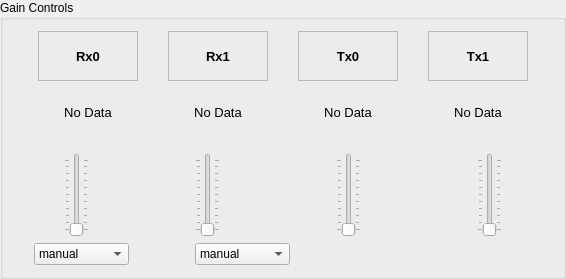
            <widget class="QGroupBox" name="groupBox_5">
             <property name="title">
              <string>Gain Controls</string>
             </property>
             <layout class="QGridLayout" name="gridLayout_23">
              <item row="3" column="0">
               <layout class="QHBoxLayout" name="horizontalLayout_17">
                <property name="bottomMargin">
                 <number>10</number>
                </property>
                <item>
                 <widget class="QLabel" name="Rx0Gain_output">
                  <property name="minimumSize">
                   <size>
                    <width>100</width>
                    <height>50</height>
                   </size>
                  </property>
                  <property name="maximumSize">
                   <size>
                    <width>100</width>
                    <height>50</height>
                   </size>
                  </property>
                  <property name="font">
                   <font>
                    <pointsize>10</pointsize>
                   </font>
                  </property>
                  <property name="text">
                   <string>No Data</string>
                  </property>
                  <property name="alignment">
                   <set>Qt::AlignCenter</set>
                  </property>
                 </widget>
                </item>
                <item>
                 <widget class="QLabel" name="Rx1Gain_output">
                  <property name="minimumSize">
                   <size>
                    <width>100</width>
                    <height>50</height>
                   </size>
                  </property>
                  <property name="maximumSize">
                   <size>
                    <width>100</width>
                    <height>50</height>
                   </size>
                  </property>
                  <property name="font">
                   <font>
                    <pointsize>10</pointsize>
                   </font>
                  </property>
                  <property name="text">
                   <string>No Data</string>
                  </property>
                  <property name="alignment">
                   <set>Qt::AlignCenter</set>
                  </property>
                 </widget>
                </item>
                <item>
                 <widget class="QLabel" name="Tx0Gain_output">
                  <property name="minimumSize">
                   <size>
                    <width>100</width>
                    <height>50</height>
                   </size>
                  </property>
                  <property name="maximumSize">
                   <size>
                    <width>100</width>
                    <height>50</height>
                   </size>
                  </property>
                  <property name="font">
                   <font>
                    <pointsize>10</pointsize>
                   </font>
                  </property>
                  <property name="text">
                   <string>No Data</string>
                  </property>
                  <property name="alignment">
                   <set>Qt::AlignCenter</set>
                  </property>
                 </widget>
                </item>
                <item>
                 <widget class="QLabel" name="Tx1Gain_output">
                  <property name="minimumSize">
                   <size>
                    <width>100</width>
                    <height>50</height>
                   </size>
                  </property>
                  <property name="maximumSize">
                   <size>
                    <width>100</width>
                    <height>50</height>
                   </size>
                  </property>
                  <property name="font">
                   <font>
                    <pointsize>10</pointsize>
                   </font>
                  </property>
                  <property name="text">
                   <string>No Data</string>
                  </property>
                  <property name="alignment">
                   <set>Qt::AlignCenter</set>
                  </property>
                 </widget>
                </item>
               </layout>
              </item>
              <item row="2" column="0">
               <layout class="QHBoxLayout" name="horizontalLayout_16">
                <item>
                 <widget class="QLabel" name="label_30">
                  <property name="minimumSize">
                   <size>
                    <width>100</width>
                    <height>50</height>
                   </size>
                  </property>
                  <property name="maximumSize">
                   <size>
                    <width>100</width>
                    <height>50</height>
                   </size>
                  </property>
                  <property name="font">
                   <font>
                    <family>MS Shell Dlg 2</family>
                    <pointsize>10</pointsize>
                    <weight>75</weight>
                    <bold>true</bold>
                   </font>
                  </property>
                  <property name="frameShape">
                   <enum>QFrame::StyledPanel</enum>
                  </property>
                  <property name="frameShadow">
                   <enum>QFrame::Raised</enum>
                  </property>
                  <property name="text">
                   <string>Rx0</string>
                  </property>
                  <property name="alignment">
                   <set>Qt::AlignCenter</set>
                  </property>
                 </widget>
                </item>
                <item>
                 <widget class="QLabel" name="label_29">
                  <property name="minimumSize">
                   <size>
                    <width>100</width>
                    <height>50</height>
                   </size>
                  </property>
                  <property name="maximumSize">
                   <size>
                    <width>100</width>
                    <height>50</height>
                   </size>
                  </property>
                  <property name="font">
                   <font>
                    <family>MS Shell Dlg 2</family>
                    <pointsize>10</pointsize>
                    <weight>75</weight>
                    <bold>true</bold>
                   </font>
                  </property>
                  <property name="frameShape">
                   <enum>QFrame::StyledPanel</enum>
                  </property>
                  <property name="frameShadow">
                   <enum>QFrame::Raised</enum>
                  </property>
                  <property name="text">
                   <string>Rx1</string>
                  </property>
                  <property name="alignment">
                   <set>Qt::AlignCenter</set>
                  </property>
                 </widget>
                </item>
                <item>
                 <widget class="QLabel" name="label_28">
                  <property name="minimumSize">
                   <size>
                    <width>100</width>
                    <height>50</height>
                   </size>
                  </property>
                  <property name="maximumSize">
                   <size>
                    <width>100</width>
                    <height>50</height>
                   </size>
                  </property>
                  <property name="font">
                   <font>
                    <family>MS Shell Dlg 2</family>
                    <pointsize>10</pointsize>
                    <weight>75</weight>
                    <bold>true</bold>
                   </font>
                  </property>
                  <property name="frameShape">
                   <enum>QFrame::StyledPanel</enum>
                  </property>
                  <property name="frameShadow">
                   <enum>QFrame::Raised</enum>
                  </property>
                  <property name="text">
                   <string>Tx0</string>
                  </property>
                  <property name="alignment">
                   <set>Qt::AlignCenter</set>
                  </property>
                 </widget>
                </item>
                <item>
                 <widget class="QLabel" name="label_27">
                  <property name="minimumSize">
                   <size>
                    <width>100</width>
                    <height>50</height>
                   </size>
                  </property>
                  <property name="maximumSize">
                   <size>
                    <width>100</width>
                    <height>50</height>
                   </size>
                  </property>
                  <property name="font">
                   <font>
                    <family>MS Shell Dlg 2</family>
                    <pointsize>10</pointsize>
                    <weight>75</weight>
                    <bold>true</bold>
                   </font>
                  </property>
                  <property name="frameShape">
                   <enum>QFrame::StyledPanel</enum>
                  </property>
                  <property name="frameShadow">
                   <enum>QFrame::Raised</enum>
                  </property>
                  <property name="text">
                   <string>Tx1</string>
                  </property>
                  <property name="alignment">
                   <set>Qt::AlignCenter</set>
                  </property>
                 </widget>
                </item>
               </layout>
              </item>
              <item row="4" column="0">
               <layout class="QHBoxLayout" name="horizontalLayout_18">
                <item>
                 <spacer name="horizontalSpacer_14">
                  <property name="orientation">
                   <enum>Qt::Horizontal</enum>
                  </property>
                  <property name="sizeType">
                   <enum>QSizePolicy::Minimum</enum>
                  </property>
                  <property name="sizeHint" stdset="0">
                   <size>
                    <width>50</width>
                    <height>30</height>
                   </size>
                  </property>
                 </spacer>
                </item>
                <item>
                 <widget class="QSlider" name="Rx0Gain_input">
                  <property name="orientation">
                   <enum>Qt::Vertical</enum>
                  </property>
                  <property name="tickPosition">
                   <enum>QSlider::TicksBothSides</enum>
                  </property>
                  <property name="tickInterval">
                   <number>10</number>
                  </property>
                 </widget>
                </item>
                <item>
                 <spacer name="horizontalSpacer_13">
                  <property name="orientation">
                   <enum>Qt::Horizontal</enum>
                  </property>
                  <property name="sizeType">
                   <enum>QSizePolicy::Expanding</enum>
                  </property>
                  <property name="sizeHint" stdset="0">
                   <size>
                    <width>100</width>
                    <height>30</height>
                   </size>
                  </property>
                 </spacer>
                </item>
                <item>
                 <widget class="QSlider" name="Rx1Gain_input">
                  <property name="orientation">
                   <enum>Qt::Vertical</enum>
                  </property>
                  <property name="tickPosition">
                   <enum>QSlider::TicksBothSides</enum>
                  </property>
                  <property name="tickInterval">
                   <number>10</number>
                  </property>
                 </widget>
                </item>
                <item>
                 <spacer name="horizontalSpacer_15">
                  <property name="orientation">
                   <enum>Qt::Horizontal</enum>
                  </property>
                  <property name="sizeType">
                   <enum>QSizePolicy::Expanding</enum>
                  </property>
                  <property name="sizeHint" stdset="0">
                   <size>
                    <width>110</width>
                    <height>30</height>
                   </size>
                  </property>
                 </spacer>
                </item>
                <item>
                 <widget class="QSlider" name="Tx0Gain_input">
                  <property name="orientation">
                   <enum>Qt::Vertical</enum>
                  </property>
                  <property name="tickPosition">
                   <enum>QSlider::TicksBothSides</enum>
                  </property>
                  <property name="tickInterval">
                   <number>10</number>
                  </property>
                 </widget>
                </item>
                <item>
                 <spacer name="horizontalSpacer_16">
                  <property name="orientation">
                   <enum>Qt::Horizontal</enum>
                  </property>
                  <property name="sizeType">
                   <enum>QSizePolicy::Expanding</enum>
                  </property>
                  <property name="sizeHint" stdset="0">
                   <size>
                    <width>110</width>
                    <height>30</height>
                   </size>
                  </property>
                 </spacer>
                </item>
                <item>
                 <widget class="QSlider" name="Tx1Gain_input">
                  <property name="orientation">
                   <enum>Qt::Vertical</enum>
                  </property>
                  <property name="tickPosition">
                   <enum>QSlider::TicksBothSides</enum>
                  </property>
                  <property name="tickInterval">
                   <number>10</number>
                  </property>
                 </widget>
                </item>
                <item>
                 <spacer name="horizontalSpacer_17">
                  <property name="orientation">
                   <enum>Qt::Horizontal</enum>
                  </property>
                  <property name="sizeType">
                   <enum>QSizePolicy::Minimum</enum>
                  </property>
                  <property name="sizeHint" stdset="0">
                   <size>
                    <width>50</width>
                    <height>30</height>
                   </size>
                  </property>
                 </spacer>
                </item>
               </layout>
              </item>
              <item row="5" column="0">
               <layout class="QHBoxLayout" name="horizontalLayout_28">
                <item>
                 <spacer name="horizontalSpacer_38">
                  <property name="orientation">
                   <enum>Qt::Horizontal</enum>
                  </property>
                  <property name="sizeType">
                   <enum>QSizePolicy::Fixed</enum>
                  </property>
                  <property name="sizeHint" stdset="0">
                   <size>
                    <width>20</width>
                    <height>20</height>
                   </size>
                  </property>
                 </spacer>
                </item>
                <item>
                 <widget class="QComboBox" name="Rx0Gain_mode">
                  <item>
                   <property name="text">
                    <string>manual</string>
                   </property>
                  </item>
                  <item>
                   <property name="text">
                    <string>hybrid</string>
                   </property>
                  </item>
                  <item>
                   <property name="text">
                    <string>fast_attack</string>
                   </property>
                  </item>
                  <item>
                   <property name="text">
                    <string>slow_attack</string>
                   </property>
                  </item>
                 </widget>
                </item>
                <item>
                 <spacer name="horizontalSpacer_39">
                  <property name="orientation">
                   <enum>Qt::Horizontal</enum>
                  </property>
                  <property name="sizeType">
                   <enum>QSizePolicy::Fixed</enum>
                  </property>
                  <property name="sizeHint" stdset="0">
                   <size>
                    <width>60</width>
                    <height>20</height>
                   </size>
                  </property>
                 </spacer>
                </item>
                <item>
                 <widget class="QComboBox" name="Rx1Gain_mode">
                  <item>
                   <property name="text">
                    <string>manual</string>
                   </property>
                  </item>
                  <item>
                   <property name="text">
                    <string>hybrid</string>
                   </property>
                  </item>
                  <item>
                   <property name="text">
                    <string>slow_attack</string>
                   </property>
                  </item>
                  <item>
                   <property name="text">
                    <string>fast_attack</string>
                   </property>
                  </item>
                 </widget>
                </item>
                <item>
                 <spacer name="horizontalSpacer_37">
                  <property name="orientation">
                   <enum>Qt::Horizontal</enum>
                  </property>
                  <property name="sizeHint" stdset="0">
                   <size>
                    <width>40</width>
                    <height>20</height>
                   </size>
                  </property>
                 </spacer>
                </item>
               </layout>
              </item>
             </layout>
            </widget>
